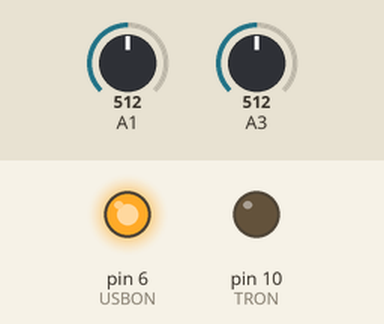
This program was run on a simulated Arduino Pro Mini, built with avr-gcc and run on an emulated ATmega328P. Parts: output pins drawn as LEDs (lit = HIGH). The test bench sets the inputs (shaded band); at power-on: A1 = 512, A3 = 512. Sleep ends after the set time or at an interrupt.

Above: at 0.5 s.
Timing chart, 0 to 2.0 s (numbered marks = the images above):
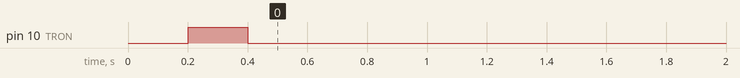

Measured:
- by itself, pin 10 (TRON): LOW → HIGH at 0.20 s, → LOW 0.20 s later

The program:

main.cpp
```cpp
/* 独立電源充電制御用 Eneloop 3本 */
#include <Arduino.h>
#define VernNo "Ver1.00"

// WDTタイムアウト
#include <avr/wdt.h>
volatile byte wdt_cycle = 0; // WDTタイムアウトカウント
#define timeout_count 35     // 5分 (35) WDTソフトリセット時間設定 RTC無し前提 (+ 誤差が増えるのを抑制)

// SleepMode
#include <avr/sleep.h>
#ifndef cbi
#define cbi(sfr, bit) (_SFR_BYTE(sfr) &= ~_BV(bit))
#endif
#ifndef sbi
#define sbi(sfr, bit) (_SFR_BYTE(sfr) |= _BV(bit))
#endif

#define TRON 10 // PV の 8.2Ω 短絡による電流測定ON
#define USBON 6 // USB の 電源ON

/* 変数定義 */
int Time_n = 0;                    // 時刻カウンタ 初期値0
byte wdt;                          // 受信した時刻のwdt
float Eneloop = 4.88;              // Eneloop電池電圧
#define Eneloop_const 0.0064453125 // Eneloop電池電圧AD値からの換算係数
int Radiation = 0;                 // 2Wパネル測定日射量
#define Radiation_constant 1.34    // 2Wパネル日射量センサ定数 Fan有り1.41 Fan無し1.34

/* 関数定義 */
void software_Reset();
void system_sleep();
float ReadSens_ch(int ch, int n, int intarvalms);
void WDT_setup8();
ISR(WDT_vect);
void software_Reset();

void setup()
{
  Serial.begin(9600);
  pinMode(0, INPUT); // D0ポートをハイインピーダンスに設定 (GND接続するため)
  pinMode(TRON, OUTPUT);
  digitalWrite(TRON, LOW); // Tr OFF
  pinMode(USBON, OUTPUT);
  digitalWrite(USBON, HIGH); // USB電源 ON
  WDT_setup8();              // 8秒のWDT設定
}

void loop()
{
  Time_n++;
  digitalWrite(USBON, HIGH); // USB電源 ON
  delay(50);
  Eneloop = Eneloop_const * ReadSens_ch(1, 3, 50); // Eneloop電圧AD1の4回平均値(個別ch, 読取回数, intarvalms)
  digitalWrite(TRON, HIGH);                        // TR ON  2Wパネル日射量測定の為太陽電池出力短絡ON
  delay(50);
  Radiation = 0.9 + Radiation_constant * ReadSens_ch(3, 3, 50); // 2Wパネル日射量AD3平均値 +0.9でint切り捨て0→1のしきい値を下げる
  digitalWrite(TRON, LOW);                                      // TR OFF 太陽電池出力短絡OFF

  // digitalWrite(USBON,LOW); // USB電源 OFF

  // Eneloop電圧AD1の4回平均値 (個別ch, 読取回数, intarvalms)(delay200も兼ねている)
  Eneloop = Eneloop_const * ReadSens_ch(1, 4, 50);

  // Eneloop電池電圧が4.3V以上のとき、電流測定回路をONにして過充電を防止する。
  if (Eneloop > 4.3)
  {
    digitalWrite(TRON, HIGH); // TR ON  電流測定回路ON
  }

  // Sleep mode Setup
  do
  {
    system_sleep();
  } while (wdt_cycle < timeout_count); // timeout_count(x8秒)以上経過したら抜ける
  wdt_cycle = 0;                       // WDTのカウントのリセット
}

// システム停止
void system_sleep()
{
  cbi(ADCSRA, ADEN);                   // ADC 回路電源をOFF (ADC使って無くても120μA消費するため)
  set_sleep_mode(SLEEP_MODE_PWR_DOWN); // パワーダウンモード
  sleep_enable();
  sleep_mode();      // ここでスリープに入る
  sleep_disable();   // RTCからの割り込みが発生したらここから動作再開
  sbi(ADCSRA, ADEN); // ADC ON
}

float ReadSens_ch(int ch, int n, int intarvalms)
{
  int sva = 0;

  // n回平均
  for (int i = 0; i < n; i++)
  {
    delay(intarvalms);
    sva = (analogRead(ch) + sva);
  }
  return sva / n;
}

// ウォッチドッグタイマーをセット。
void WDT_setup8()
{
  // WDTCSR にセットする WDP0-WDP3 の値。9=8sec
  byte bb = 9;
  bb = bb & 7;    // 下位3ビットをbbに
  bb |= (1 << 5); // bbの5ビット目 (WDP3) を 1 にする
  bb |= (1 << WDCE);
  MCUSR &= ~(1 << WDRF); // MCU Status Reg. Watchdog Reset Flag -> 0
  // start timed sequence
  // ウォッチドッグ変更許可 (WDCEは4サイクルで自動リセット)
  WDTCSR |= (1 << WDCE) | (1 << WDE);
  // set new watchdog timeout value
  // 制御レジスタを設定
  WDTCSR = bb;
  WDTCSR |= _BV(WDIE);
}

// WDTがタイムアップした時に実行される処理
ISR(WDT_vect)
{
  wdt_cycle++;

  // 8秒 x 250 (33分) 以上経過したらソフトリセット
  if (wdt_cycle >= 250)
  {
    software_Reset();
  }
}

void software_Reset()
{
  asm volatile("  jmp 0");
}
```
